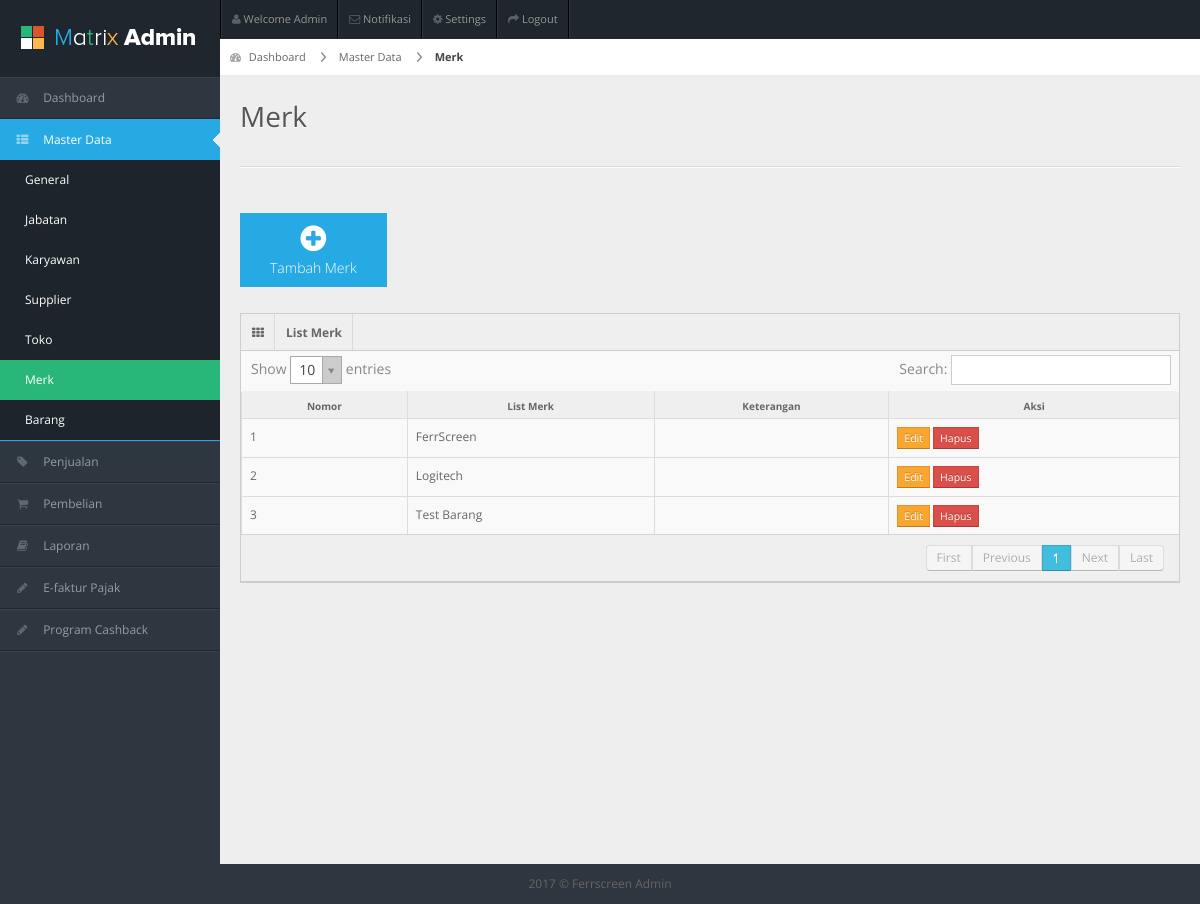
The app's page /index.php/merk, older data.
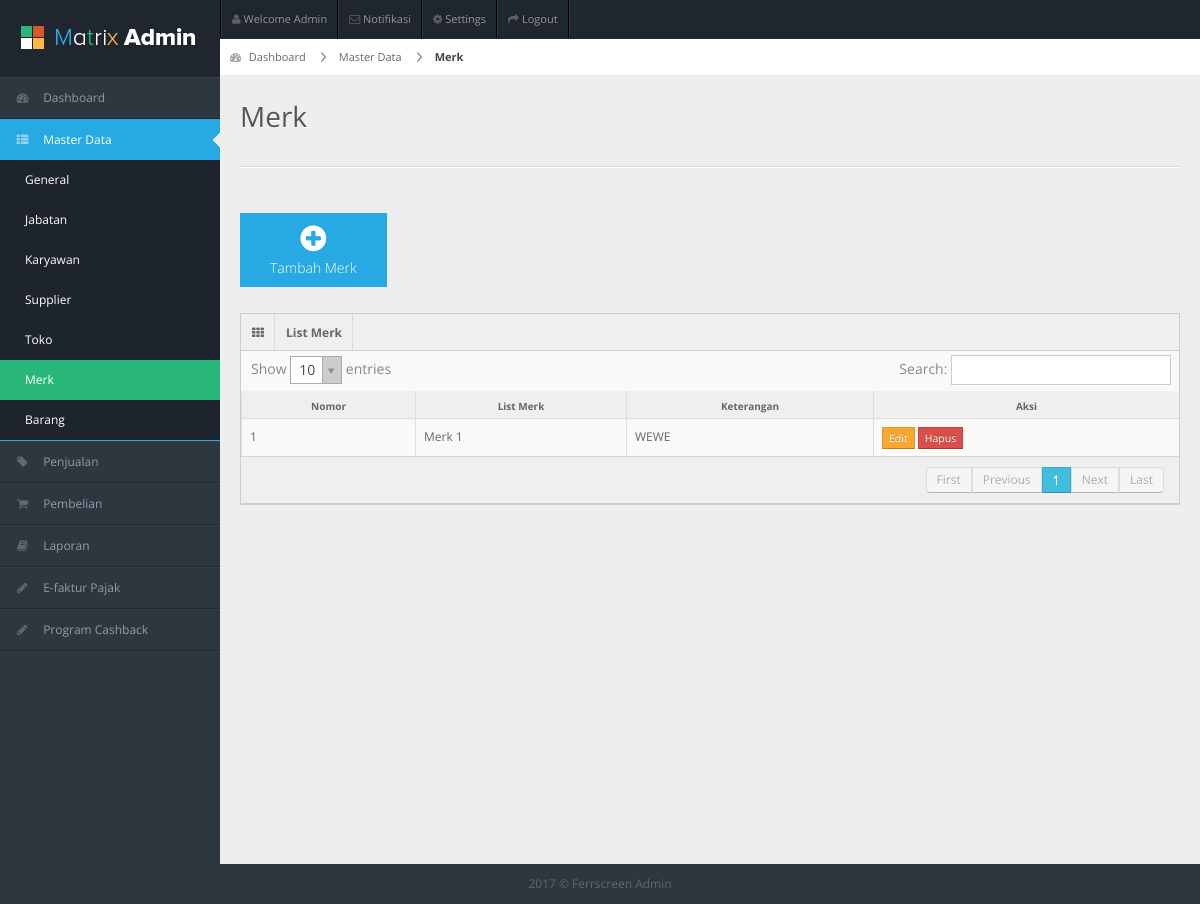
The same page, newer data.
### tables this page shows
CREATE TABLE `merk` (
  `id` int(11) NOT NULL,
  `nama` varchar(255) NOT NULL,
  `keterangan` text NOT NULL,
  `is_aktif` enum('0','1') NOT NULL,
  `created_at` datetime NOT NULL
);

### application/controllers/Merk.php (called while the page is built, shortened)
<?php
class Merk extends CI_Controller {
	public function __construct(){
	 	$this->load->model('Merk_Model');
    }
	public function index()
	{
		$dataMenu = array(
	        'menuAktif' => "masterdata",
	        'subMenu' => "merk"
		);
		$dataMerk = $this->Merk_Model->get_allMerk();
		$data = array(
	        'dataMerk' => $dataMerk
		);
		$this->load->view('header');
		$this->load->view('sidebar',$dataMenu);
		$this->load->view('MasterData/Merk/v_merk',$data);
	}
}

### index.php (called while the page is built, shortened)
<?php
require_once BASEPATH.'core/CodeIgniter.php';

### application/models/Merk_Model.php (called while the page is built, shortened)
<?php
class Merk_Model extends CI_Model {
    public function get_allMerk(){
        $sql = "SELECT m.*
                FROM merk m
                WHERE m.is_aktif=?
                ORDER BY m.nama ASC";
        $result = $this->db->query($sql, array("1"));
        return $result->result_array();
    }
}

### application/views/MasterData/Merk/v_merk.php (the view, shortened to what this page needs)
<div id="content">
  <div id="content-header">
    <div id="breadcrumb">
      <a href="<?php echo base_url();?>dashboard" title="Go to Home" class="tip-bottom">
        <i class="icon-dashboard"></i>
        Dashboard
      </a>
      <a href="#" class="">
        Master Data
      </a>
      <a href="#" class="current">
        Merk
      </a>
    </div>
    <h1>Merk</h1>
  </div>
  <div class="container-fluid">
    <hr>
    <div class="quick-actions_homepage">
      <ul class="quick-actions">
        <li class="bg_lb">
          <a href="<?php echo base_url();?>merk/tambahMerk">
            <i class="icon-plus-sign"></i>
            Tambah Merk
          </a>
        </li>
      </ul>
    </div>
    <div class="row-fluid">
      <div class="span12">
      <div class="widget-box">
          <div class="widget-title">
            <span class="icon"><i class="icon-th"></i></span>
            <span class="icon"><b>List Merk</b></span>
          </div>
          <div class="widget-content nopadding">
            <table class="table table-bordered data-table">
              <thead>
                <tr>
                  <th>Nomor</th>
                  <th>List Merk</th>
                  <th>Keterangan</th>
                  <th>Aksi</th>
                </tr>
              </thead>
              <tbody>
              <?php
                if(isset($dataMerk))
                {
                    $number=1;
                    foreach ($dataMerk as $merk)
                    {
                      echo ' <tr class="gradeX">
                                <td>'.$number.'</td>
                                <td>'.$merk["nama"].'</td>
                                <td>'.$merk["keterangan"].'</td>
                                <td class="center">
                                    <a href="'.base_url().'merk/editMerk/'.$merk["id"].'" class="btn btn-warning btn-mini" role="button">Edit</a>
                                    <a href="#deleteData'.$merk["id"].'" data-toggle="modal" class="btn btn-danger btn-mini" role="button">Hapus</a>
                                    <div id="deleteData'.$merk["id"].'" class="modal hide" aria-hidden="true" style="display: none;">
                                      <div class="modal-header">
                                        <button data-dismiss="modal" class="close" type="button">×</button>
                                        <h3>Hapus Data</h3>
                                      </div>
                                      <div class="modal-body">
                                        <p>Apakah kamu ingin menghapus data '.$merk["nama"].'?</p>
                                      </div>
                                      <div class="modal-footer">
                                        <a class="btn btn-primary" href="'.base_url().'merk/hapusMerk/'.$merk["id"].'" name="btnHapus">Hapus</a>
                                        <a data-dismiss="modal" class="btn" href="#">Cancel</a>
                                      </div>
                                    </div>
                                </td>
                              </tr>';
                      $number++;
                    }
                  }
              ?>
              </tbody>
            </table>
          </div>
        </div>
      </div>
    </div>
  </div>
</div>
<div class="row-fluid">
  <div id="footer" class="span12"> 2017 &copy; Ferrscreen Admin</div>
</div>
</body>
</html>

Row changes from the older to the newer data that the page shows:
removed merk: nama "FerrScreen"
removed merk: nama "Logitech"
removed merk: nama "Test Barang"
added merk: nama "Merk 1", keterangan "WEWE"
